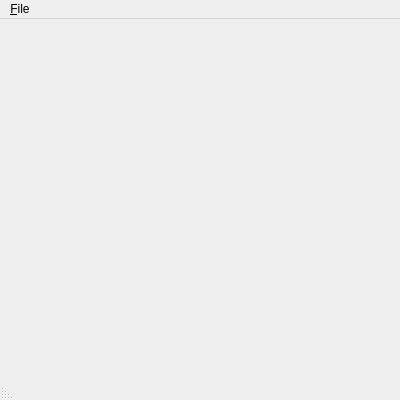
<?xml version="1.0" encoding="UTF-8"?>
<ui version="4.0">
 <class>EMviewer</class>
 <widget class="QMainWindow" name="EMviewer">
  <property name="windowModality">
   <enum>Qt::ApplicationModal</enum>
  </property>
  <property name="geometry">
   <rect>
    <x>0</x>
    <y>0</y>
    <width>400</width>
    <height>400</height>
   </rect>
  </property>
  <property name="sizePolicy">
   <sizepolicy hsizetype="Ignored" vsizetype="Ignored">
    <horstretch>0</horstretch>
    <verstretch>0</verstretch>
   </sizepolicy>
  </property>
  <property name="windowTitle">
   <string>EM Viewer</string>
  </property>
  <property name="windowIcon">
   <iconset resource="resource.qrc">
    <normaloff>:/images/icon.png</normaloff>:/images/icon.png</iconset>
  </property>
  <widget class="QWidget" name="centralWidget">
   <property name="sizePolicy">
    <sizepolicy hsizetype="Preferred" vsizetype="Preferred">
     <horstretch>0</horstretch>
     <verstretch>0</verstretch>
    </sizepolicy>
   </property>
   <layout class="QGridLayout" name="gridLayout">
    <item row="0" column="0">
     <widget class="Object" name="object" native="true"/>
    </item>
   </layout>
  </widget>
  <widget class="QMenuBar" name="menuBar">
   <property name="geometry">
    <rect>
     <x>0</x>
     <y>0</y>
     <width>400</width>
     <height>21</height>
    </rect>
   </property>
   <property name="sizePolicy">
    <sizepolicy hsizetype="MinimumExpanding" vsizetype="MinimumExpanding">
     <horstretch>0</horstretch>
     <verstretch>0</verstretch>
    </sizepolicy>
   </property>
   <widget class="QMenu" name="menu_File">
    <property name="title">
     <string>&amp;File</string>
    </property>
    <addaction name="OpenAct"/>
    <addaction name="ExitAct"/>
   </widget>
   <addaction name="menu_File"/>
  </widget>
  <widget class="QStatusBar" name="statusBar">
   <property name="sizePolicy">
    <sizepolicy hsizetype="Preferred" vsizetype="Preferred">
     <horstretch>0</horstretch>
     <verstretch>0</verstretch>
    </sizepolicy>
   </property>
   <property name="layoutDirection">
    <enum>Qt::RightToLeft</enum>
   </property>
  </widget>
  <action name="OpenAct">
   <property name="text">
    <string>&amp;Open File</string>
   </property>
   <property name="toolTip">
    <string>Open</string>
   </property>
   <property name="shortcut">
    <string>Ctrl+O</string>
   </property>
  </action>
  <action name="ExitAct">
   <property name="text">
    <string>&amp;Exit</string>
   </property>
   <property name="shortcut">
    <string>Ctrl+Q</string>
   </property>
  </action>
 </widget>
 <layoutdefault spacing="6" margin="11"/>
 <customwidgets>
  <customwidget>
   <class>Object</class>
   <extends>QWidget</extends>
   <header>object.h</header>
   <container>1</container>
  </customwidget>
 </customwidgets>
 <resources>
  <include location="resource.qrc"/>
 </resources>
 <connections/>
</ui>
